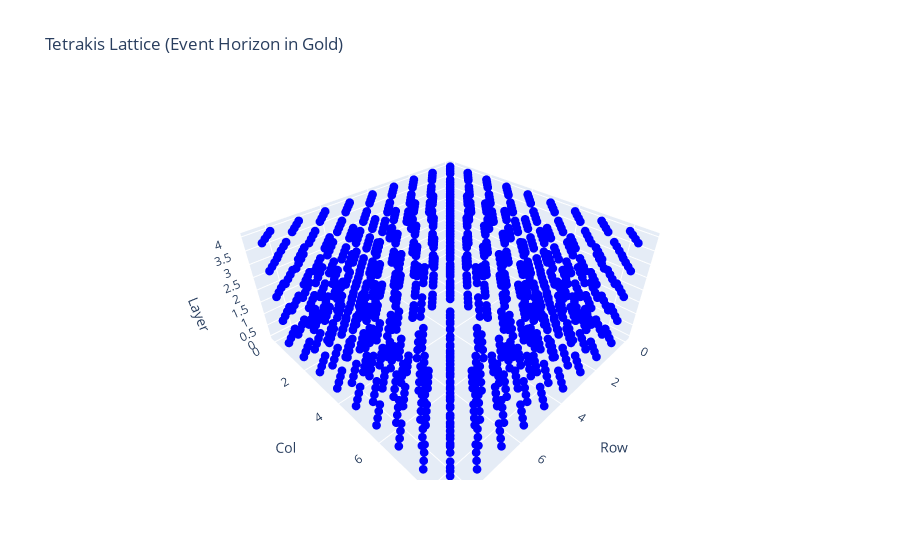

Notebook code for this chart:
### Code cell
import plotly.graph_objects as go

x, y, z, color = [], [], [], []
for node in G.nodes:
    r, c, zz, q = node
    offset = 0.18 * "ABCD".index(q)
    x.append(r + offset)
    y.append(c + offset)
    z.append(zz)
    if node in horizon_nodes:
        color.append('gold')
    else:
        color.append('blue')

fig = go.Figure(data=[go.Scatter3d(
    x=x, y=y, z=z, mode='markers',
    marker=dict(size=3, color=color),
    text=[str(node) for node in G.nodes]
)])
fig.update_layout(title='Tetrakis Lattice (Event Horizon in Gold)', scene=dict(
    xaxis_title='Row',
    yaxis_title='Col',
    zaxis_title='Layer'
))
fig.show()

# Optionally, save interactive HTML
fig.write_html("tetrakis_lattice_3d.html")
# And/or save as image (static)
fig.write_image("tetrakis_lattice_3d.png")

### Figure 1 — Plotly figure (JSON) as saved in the notebook; plotly's stock layout.template omitted (floating-point values rounded to 4 significant figures; data arrays with more than 128 entries replaced by an {"elided": "..."} marker saying what was removed)
{"data": [{"marker": {"color": {"elided": "1296 str values"}, "size": 3}, "mode": "markers", "text": {"elided": "1296 str values"}, "type": "scatter3d", "x": {"elided": "1296 float values"}, "y": {"elided": "1296 float values"}, "z": {"elided": "1296 int values"}}], "layout": {"scene": {"xaxis": {"title": {"text": "Row"}}, "yaxis": {"title": {"text": "Col"}}, "zaxis": {"title": {"text": "Layer"}}}, "title": {"text": "Tetrakis Lattice (Event Horizon in Gold)"}}}
